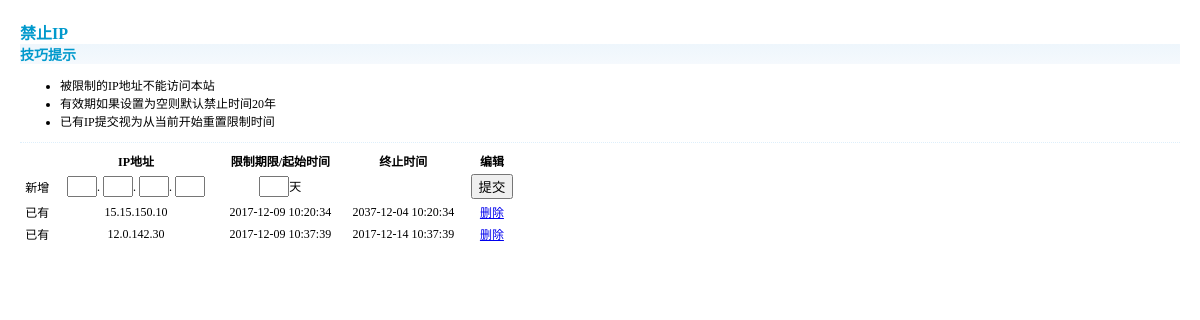
/adminBanIP.php, run on the app's committed database.
### tables this page shows
CREATE TABLE IF NOT EXISTS `bbs_closeip` (
  `id` int(10) NOT NULL AUTO_INCREMENT,
  `ip` int(12) NOT NULL COMMENT 'IP地址（用到的函数：ip2long）',
  `addtime` int(12) NOT NULL COMMENT '记录添加时间',
  `overtime` int(12) DEFAULT NULL COMMENT 'ip限制的结束时间',
  PRIMARY KEY (`id`)
);

### adminBanIP.php (called while the page is built, shortened)
<?php
$link = dbConnect('localhost' ,'root' ,'123123' ,'dbOne' , 'utf8');
$banIP = dbSelect($link , 'bbs_closeip' , 'id , ip , addtime , overtime');
display('adminBanIP.html' , compact('banIP'));

### helper/mysql.php (called while the page is built, shortened)
<?php
function dbSelect($link,$table,$fields='*',$where=null,$orderby=null,$limit=null)
{
	$sql = "select $fields from $table";
	$where = parseWhere($where);
	$result = mysqli_query($link,$sql);
	if ($result && mysqli_num_rows($result)) {
		return mysqli_fetch_all($result,MYSQLI_BOTH);
	}
	return false;
}
function parseWhere($where)
{
	if (is_array($where)) {
		return join(' and ',$where);
	} else if (is_string($where)) {
		return $where;
	} else {
		return null;
	}
}

### caches/admin/adminBanIP_html.php (the view, shortened to what this page needs)
<html>
	<head>
		<link rel="stylesheet" type="text/css" href="../../public/css/adminBanIP.css"/>
	</head>
	<body>
		<div class="title">
			禁止IP
		</div>
		<div class="titleLittle">
			技巧提示
		</div>
		<ul>
			<li>被限制的IP地址不能访问本站</li>
			<li>有效期如果设置为空则默认禁止时间20年</li>
			<li>已有IP提交视为从当前开始重置限制时间</li>
		</ul>
		<hr />
		<table >
			<tr>
				<th></th>
				<th>IP地址</th>
				<th>限制期限/起始时间</th>
				<th>终止时间</th>
				<th>编辑</th>
			</tr>
			<tr>
				<form action = 'adminBanIP.php' method="post">
					<td>新增</td>
					<td>
						<input type="text" name = "ip1" maxlength = "3" style="width:30px;">.
						<input type="text" name = "ip2" maxlength = "3" style="width:30px;">.
						<input type="text" name = "ip3" maxlength = "3" style="width:30px;">.
						<input type="text" name = "ip4" maxlength = "3" style="width:30px;">
					</td>
					<td><input type="text" name = "banTime" style="width:30px;">天</td>
					<td></td>
					<td><button>提交</button></td>
				</form>
			</tr>
			<?php if ($banIP !== false): ?>
			<?php foreach ($banIP as $vIP):?>
				<tr>
				<td>已有</td>
				<td><?php echo long2ip($vIP['ip']);?></td>
				<td><?php echo date ("Y-m-d H:i:s" ,$vIP['addtime']);?></td>
				<td><?php echo date ("Y-m-d H:i:s" ,$vIP['overtime']);?></td>
				<td><a href="adminBanIP.php?id=<?=$vIP['id'];?>">删除</td>
				</tr>
			<?php endforeach;?>
			<?php endif; ?>
		</table>
	</body>
</html>

### public/css/adminBanIP.css (style rules this page uses)
body { margin:20px; font-size:12px; }
.title { color:#0099CC; font-weight:bolder; font-size:16px; }
.titleLittle { color:#0099CC; font-weight:bolder; font-size:14px; height:20px; background:-webkit-gradient(linear, 0% 0%, 0% 100%,from(#EEF6FC), to(#F5F9FD)); }
hr { height:1px; border:none; border-top:1px dotted #DEEFFB; margin:5px auto 5px; }
table { width:500px; text-align:center; }
table tr { border-bottom:1px dotted #DEEFFB; font-size:12px; }

### data on the page
bbs_closeip: ip "15.15.150.10", addtime "2017-12-09 10:20:34", overtime "2037-12-04 10:20:34"
bbs_closeip: ip "12.0.142.30", addtime "2017-12-09 10:37:39", overtime "2017-12-14 10:37:39"
